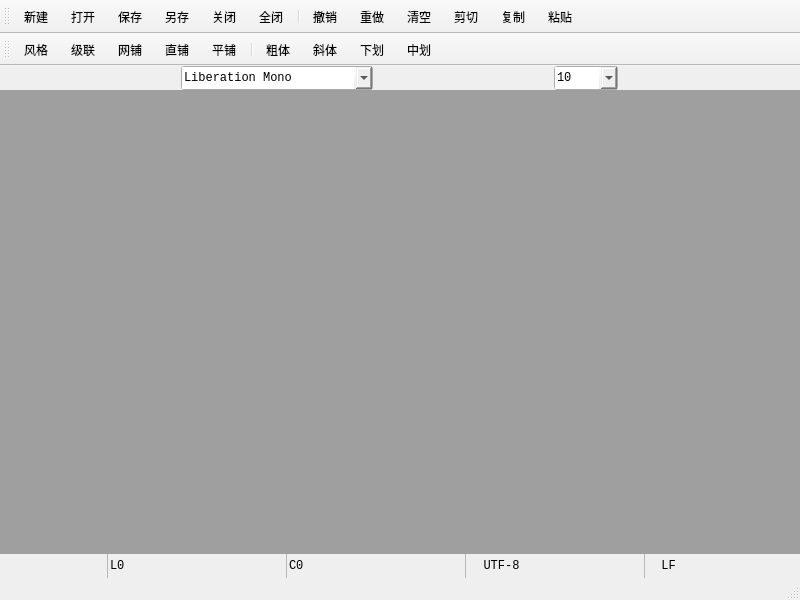
<?xml version="1.0" encoding="UTF-8"?>
<ui version="4.0">
 <class>Notebook</class>
 <widget class="QMainWindow" name="Notebook">
  <property name="geometry">
   <rect>
    <x>0</x>
    <y>0</y>
    <width>800</width>
    <height>600</height>
   </rect>
  </property>
  <property name="font">
   <font>
    <family>Consolas</family>
   </font>
  </property>
  <property name="windowTitle">
   <string>Notebook</string>
  </property>
  <property name="styleSheet">
   <string notr="true">font-family: Consolas, Courier New;</string>
  </property>
  <property name="toolButtonStyle">
   <enum>Qt::ToolButtonTextUnderIcon</enum>
  </property>
  <widget class="QWidget" name="centralwidget">
   <layout class="QVBoxLayout" name="verticalLayout_2">
    <property name="spacing">
     <number>0</number>
    </property>
    <property name="leftMargin">
     <number>0</number>
    </property>
    <property name="topMargin">
     <number>0</number>
    </property>
    <property name="rightMargin">
     <number>0</number>
    </property>
    <property name="bottomMargin">
     <number>0</number>
    </property>
    <item>
     <widget class="QGroupBox" name="GB_Font">
      <property name="styleSheet">
       <string notr="true">QGroupBox {
	border: 0px solid;
}</string>
      </property>
      <property name="title">
       <string/>
      </property>
      <layout class="QHBoxLayout" name="horizontalLayout_2">
       <property name="spacing">
        <number>0</number>
       </property>
       <property name="leftMargin">
        <number>0</number>
       </property>
       <property name="topMargin">
        <number>0</number>
       </property>
       <property name="rightMargin">
        <number>0</number>
       </property>
       <property name="bottomMargin">
        <number>0</number>
       </property>
       <item>
        <widget class="QFontComboBox" name="FCB_Font">
         <property name="sizePolicy">
          <sizepolicy hsizetype="Fixed" vsizetype="Fixed">
           <horstretch>0</horstretch>
           <verstretch>0</verstretch>
          </sizepolicy>
         </property>
         <property name="minimumSize">
          <size>
           <width>192</width>
           <height>24</height>
          </size>
         </property>
         <property name="maximumSize">
          <size>
           <width>192</width>
           <height>24</height>
          </size>
         </property>
         <property name="styleSheet">
          <string notr="true">QFontComboBox {
	padding-right: 2px;
}
QFontComboBox::Drop-Down {
    image: url(&quot;:/images/icons/expand_more.png&quot;);
	width: 12px;
	subcontrol-origin: margin;
}
QFontComboBox::Drop-Down:hover {
	background-color: #E3F2FD;
	border: 1px solid #2196F3;
}
QFontComboBox::Drop-Down:editable:on {
	background-color: #E3F2FD;
	border: 1px solid #2196F3;
}
</string>
         </property>
         <property name="maxVisibleItems">
          <number>20</number>
         </property>
         <property name="insertPolicy">
          <enum>QComboBox::NoInsert</enum>
         </property>
         <property name="sizeAdjustPolicy">
          <enum>QComboBox::AdjustToContents</enum>
         </property>
         <property name="minimumContentsLength">
          <number>0</number>
         </property>
         <property name="currentFont">
          <font>
           <family>Consolas</family>
           <pointsize>9</pointsize>
          </font>
         </property>
        </widget>
       </item>
       <item>
        <widget class="QComboBox" name="CB_Font_Size">
         <property name="sizePolicy">
          <sizepolicy hsizetype="Fixed" vsizetype="Fixed">
           <horstretch>0</horstretch>
           <verstretch>0</verstretch>
          </sizepolicy>
         </property>
         <property name="minimumSize">
          <size>
           <width>64</width>
           <height>24</height>
          </size>
         </property>
         <property name="maximumSize">
          <size>
           <width>64</width>
           <height>24</height>
          </size>
         </property>
         <property name="styleSheet">
          <string notr="true">QComboBox {
	padding-right: 2px;
}
QComboBox::Drop-Down {
    image: url(&quot;:/images/icons/expand_more.png&quot;);
	width: 12px;
	subcontrol-origin: margin;
}
QComboBox::Drop-Down:hover {
	background-color: #E3F2FD;
	border: 1px solid #2196F3;
}
QComboBox::Drop-Down:editable:on {
	background-color: #E3F2FD;
	border: 1px solid #2196F3;
}
</string>
         </property>
         <property name="editable">
          <bool>true</bool>
         </property>
         <property name="currentText">
          <string>10</string>
         </property>
         <property name="currentIndex">
          <number>3</number>
         </property>
         <property name="maxVisibleItems">
          <number>20</number>
         </property>
         <property name="insertPolicy">
          <enum>QComboBox::NoInsert</enum>
         </property>
         <property name="sizeAdjustPolicy">
          <enum>QComboBox::AdjustToContentsOnFirstShow</enum>
         </property>
         <property name="minimumContentsLength">
          <number>0</number>
         </property>
         <property name="iconSize">
          <size>
           <width>16</width>
           <height>16</height>
          </size>
         </property>
         <item>
          <property name="text">
           <string>8</string>
          </property>
         </item>
         <item>
          <property name="text">
           <string>9</string>
          </property>
         </item>
         <item>
          <property name="text">
           <string>9.5</string>
          </property>
         </item>
         <item>
          <property name="text">
           <string>10</string>
          </property>
         </item>
         <item>
          <property name="text">
           <string>10.5</string>
          </property>
         </item>
         <item>
          <property name="text">
           <string>11</string>
          </property>
         </item>
         <item>
          <property name="text">
           <string>12</string>
          </property>
         </item>
         <item>
          <property name="text">
           <string>13</string>
          </property>
         </item>
         <item>
          <property name="text">
           <string>14</string>
          </property>
         </item>
         <item>
          <property name="text">
           <string>15</string>
          </property>
         </item>
         <item>
          <property name="text">
           <string>16</string>
          </property>
         </item>
         <item>
          <property name="text">
           <string>18</string>
          </property>
         </item>
         <item>
          <property name="text">
           <string>20</string>
          </property>
         </item>
         <item>
          <property name="text">
           <string>22</string>
          </property>
         </item>
         <item>
          <property name="text">
           <string>24</string>
          </property>
         </item>
         <item>
          <property name="text">
           <string>32</string>
          </property>
         </item>
         <item>
          <property name="text">
           <string>40</string>
          </property>
         </item>
         <item>
          <property name="text">
           <string>48</string>
          </property>
         </item>
         <item>
          <property name="text">
           <string>56</string>
          </property>
         </item>
         <item>
          <property name="text">
           <string>64</string>
          </property>
         </item>
        </widget>
       </item>
      </layout>
     </widget>
    </item>
    <item>
     <widget class="QMdiArea" name="MA_Editor">
      <property name="sizePolicy">
       <sizepolicy hsizetype="Expanding" vsizetype="Expanding">
        <horstretch>0</horstretch>
        <verstretch>1</verstretch>
       </sizepolicy>
      </property>
      <property name="verticalScrollBarPolicy">
       <enum>Qt::ScrollBarAsNeeded</enum>
      </property>
      <property name="horizontalScrollBarPolicy">
       <enum>Qt::ScrollBarAsNeeded</enum>
      </property>
      <property name="sizeAdjustPolicy">
       <enum>QAbstractScrollArea::AdjustToContents</enum>
      </property>
      <property name="viewMode">
       <enum>QMdiArea::TabbedView</enum>
      </property>
      <property name="documentMode">
       <bool>true</bool>
      </property>
      <property name="tabsClosable">
       <bool>true</bool>
      </property>
      <property name="tabsMovable">
       <bool>true</bool>
      </property>
     </widget>
    </item>
    <item>
     <widget class="QGroupBox" name="GB_Status">
      <property name="sizePolicy">
       <sizepolicy hsizetype="Preferred" vsizetype="Expanding">
        <horstretch>0</horstretch>
        <verstretch>0</verstretch>
       </sizepolicy>
      </property>
      <property name="minimumSize">
       <size>
        <width>0</width>
        <height>24</height>
       </size>
      </property>
      <property name="styleSheet">
       <string notr="true">QGroupBox {
	background-color: rgba(127, 127, 127, 0.0);
	border: 0px solid;
}</string>
      </property>
      <property name="title">
       <string/>
      </property>
      <layout class="QHBoxLayout" name="horizontalLayout">
       <property name="spacing">
        <number>0</number>
       </property>
       <property name="leftMargin">
        <number>0</number>
       </property>
       <property name="topMargin">
        <number>0</number>
       </property>
       <property name="rightMargin">
        <number>0</number>
       </property>
       <property name="bottomMargin">
        <number>0</number>
       </property>
       <item>
        <widget class="SpinBox" name="SB_Line">
         <property name="sizePolicy">
          <sizepolicy hsizetype="Fixed" vsizetype="Expanding">
           <horstretch>0</horstretch>
           <verstretch>0</verstretch>
          </sizepolicy>
         </property>
         <property name="minimumSize">
          <size>
           <width>72</width>
           <height>0</height>
          </size>
         </property>
         <property name="maximumSize">
          <size>
           <width>72</width>
           <height>16777215</height>
          </size>
         </property>
         <property name="font">
          <font>
           <family>Consolas</family>
          </font>
         </property>
         <property name="styleSheet">
          <string notr="true">QSpinBox {
	background-color: rgba(127, 127, 127, 0.0);
	border: 0px solid;
	border-left: 1px solid rgba(127, 127, 127, 0.5);
}</string>
         </property>
         <property name="buttonSymbols">
          <enum>QAbstractSpinBox::NoButtons</enum>
         </property>
         <property name="prefix">
          <string>L</string>
         </property>
        </widget>
       </item>
       <item>
        <widget class="SpinBox" name="SB_Column">
         <property name="sizePolicy">
          <sizepolicy hsizetype="Fixed" vsizetype="Expanding">
           <horstretch>0</horstretch>
           <verstretch>0</verstretch>
          </sizepolicy>
         </property>
         <property name="minimumSize">
          <size>
           <width>72</width>
           <height>0</height>
          </size>
         </property>
         <property name="maximumSize">
          <size>
           <width>72</width>
           <height>16777215</height>
          </size>
         </property>
         <property name="font">
          <font>
           <family>Consolas</family>
          </font>
         </property>
         <property name="styleSheet">
          <string notr="true">QSpinBox {
	background-color: rgba(127, 127, 127, 0.0);
	border: 0px solid;
	border-left: 1px solid rgba(127, 127, 127, 0.5);
}</string>
         </property>
         <property name="buttonSymbols">
          <enum>QAbstractSpinBox::NoButtons</enum>
         </property>
         <property name="showGroupSeparator" stdset="0">
          <bool>false</bool>
         </property>
         <property name="prefix">
          <string>C</string>
         </property>
        </widget>
       </item>
       <item>
        <widget class="QPushButton" name="PB_Encode">
         <property name="sizePolicy">
          <sizepolicy hsizetype="Fixed" vsizetype="Expanding">
           <horstretch>0</horstretch>
           <verstretch>0</verstretch>
          </sizepolicy>
         </property>
         <property name="minimumSize">
          <size>
           <width>72</width>
           <height>0</height>
          </size>
         </property>
         <property name="maximumSize">
          <size>
           <width>72</width>
           <height>16777215</height>
          </size>
         </property>
         <property name="styleSheet">
          <string notr="true">QPushButton {
	background-color: rgba(127, 127, 127, 0.0);
	border: 0px solid;
	border-left: 1px solid rgba(127, 127, 127, 0.5);
	text-align: center;
}</string>
         </property>
         <property name="text">
          <string>UTF-8</string>
         </property>
        </widget>
       </item>
       <item>
        <widget class="QPushButton" name="PB_Ending">
         <property name="sizePolicy">
          <sizepolicy hsizetype="Fixed" vsizetype="Expanding">
           <horstretch>0</horstretch>
           <verstretch>0</verstretch>
          </sizepolicy>
         </property>
         <property name="minimumSize">
          <size>
           <width>48</width>
           <height>0</height>
          </size>
         </property>
         <property name="maximumSize">
          <size>
           <width>48</width>
           <height>16777215</height>
          </size>
         </property>
         <property name="styleSheet">
          <string notr="true">QPushButton {
	background-color: rgba(127, 127, 127, 0.0);
	border: 0px solid;
	border-left: 1px solid rgba(127, 127, 127, 0.5);
	text-align: center;
}</string>
         </property>
         <property name="text">
          <string>LF</string>
         </property>
        </widget>
       </item>
      </layout>
     </widget>
    </item>
   </layout>
  </widget>
  <widget class="QMenuBar" name="MB_Menu">
   <property name="geometry">
    <rect>
     <x>0</x>
     <y>0</y>
     <width>800</width>
     <height>24</height>
    </rect>
   </property>
  </widget>
  <widget class="QStatusBar" name="SB_Status"/>
  <widget class="QToolBar" name="TB_Major">
   <property name="sizePolicy">
    <sizepolicy hsizetype="Fixed" vsizetype="Fixed">
     <horstretch>0</horstretch>
     <verstretch>0</verstretch>
    </sizepolicy>
   </property>
   <property name="windowTitle">
    <string>toolBar</string>
   </property>
   <property name="iconSize">
    <size>
     <width>20</width>
     <height>20</height>
    </size>
   </property>
   <property name="toolButtonStyle">
    <enum>Qt::ToolButtonTextUnderIcon</enum>
   </property>
   <attribute name="toolBarArea">
    <enum>TopToolBarArea</enum>
   </attribute>
   <attribute name="toolBarBreak">
    <bool>false</bool>
   </attribute>
   <addaction name="A_New"/>
   <addaction name="A_Open"/>
   <addaction name="A_Save"/>
   <addaction name="A_Save_As"/>
   <addaction name="A_Close"/>
   <addaction name="A_Close_All"/>
   <addaction name="separator"/>
   <addaction name="A_Undo"/>
   <addaction name="A_Redo"/>
   <addaction name="A_Clear"/>
   <addaction name="A_Cut"/>
   <addaction name="A_Copy"/>
   <addaction name="A_Paste"/>
  </widget>
  <widget class="QToolBar" name="TB_Minor">
   <property name="sizePolicy">
    <sizepolicy hsizetype="Fixed" vsizetype="Fixed">
     <horstretch>0</horstretch>
     <verstretch>0</verstretch>
    </sizepolicy>
   </property>
   <property name="windowTitle">
    <string>toolBar_2</string>
   </property>
   <property name="iconSize">
    <size>
     <width>20</width>
     <height>20</height>
    </size>
   </property>
   <attribute name="toolBarArea">
    <enum>TopToolBarArea</enum>
   </attribute>
   <attribute name="toolBarBreak">
    <bool>true</bool>
   </attribute>
   <addaction name="A_Scheme"/>
   <addaction name="A_Cascade"/>
   <addaction name="A_Tile_Grid"/>
   <addaction name="A_Tile_Vertically"/>
   <addaction name="A_Tile_Horizontally"/>
   <addaction name="separator"/>
   <addaction name="A_Bold"/>
   <addaction name="A_Italic"/>
   <addaction name="A_Underline"/>
   <addaction name="A_Strikeout"/>
  </widget>
  <action name="A_New">
   <property name="icon">
    <iconset>
     <normaloff>:/images/icons/note_add.png</normaloff>:/images/icons/note_add.png</iconset>
   </property>
   <property name="text">
    <string>新建</string>
   </property>
   <property name="font">
    <font>
     <family>Consolas</family>
    </font>
   </property>
  </action>
  <action name="A_Open">
   <property name="icon">
    <iconset>
     <normaloff>:/images/icons/file_open.png</normaloff>:/images/icons/file_open.png</iconset>
   </property>
   <property name="text">
    <string>打开</string>
   </property>
  </action>
  <action name="A_Clear">
   <property name="icon">
    <iconset>
     <normaloff>:/images/icons/clear_all.png</normaloff>:/images/icons/clear_all.png</iconset>
   </property>
   <property name="text">
    <string>清空</string>
   </property>
  </action>
  <action name="A_Cut">
   <property name="icon">
    <iconset>
     <normaloff>:/images/icons/content_cut.png</normaloff>:/images/icons/content_cut.png</iconset>
   </property>
   <property name="text">
    <string>剪切</string>
   </property>
  </action>
  <action name="A_Copy">
   <property name="icon">
    <iconset>
     <normaloff>:/images/icons/content_copy.png</normaloff>:/images/icons/content_copy.png</iconset>
   </property>
   <property name="text">
    <string>复制</string>
   </property>
  </action>
  <action name="A_Paste">
   <property name="icon">
    <iconset>
     <normaloff>:/images/icons/content_paste.png</normaloff>:/images/icons/content_paste.png</iconset>
   </property>
   <property name="text">
    <string>粘贴</string>
   </property>
  </action>
  <action name="A_Bold">
   <property name="checkable">
    <bool>true</bool>
   </property>
   <property name="icon">
    <iconset>
     <normaloff>:/images/icons/format_bold.png</normaloff>:/images/icons/format_bold.png</iconset>
   </property>
   <property name="text">
    <string>粗体</string>
   </property>
  </action>
  <action name="A_Italic">
   <property name="checkable">
    <bool>true</bool>
   </property>
   <property name="icon">
    <iconset>
     <normaloff>:/images/icons/format_italic.png</normaloff>:/images/icons/format_italic.png</iconset>
   </property>
   <property name="text">
    <string>斜体</string>
   </property>
  </action>
  <action name="A_Underline">
   <property name="checkable">
    <bool>true</bool>
   </property>
   <property name="icon">
    <iconset>
     <normaloff>:/images/icons/format_underlined.png</normaloff>:/images/icons/format_underlined.png</iconset>
   </property>
   <property name="text">
    <string>下划</string>
   </property>
   <property name="toolTip">
    <string>下划</string>
   </property>
  </action>
  <action name="A_Close">
   <property name="icon">
    <iconset>
     <normaloff>:/images/icons/close.png</normaloff>:/images/icons/close.png</iconset>
   </property>
   <property name="text">
    <string>关闭</string>
   </property>
  </action>
  <action name="A_Save">
   <property name="icon">
    <iconset>
     <normaloff>:/images/icons/save.png</normaloff>:/images/icons/save.png</iconset>
   </property>
   <property name="text">
    <string>保存</string>
   </property>
  </action>
  <action name="A_Save_As">
   <property name="icon">
    <iconset>
     <normaloff>:/images/icons/save.png</normaloff>:/images/icons/save.png</iconset>
   </property>
   <property name="text">
    <string>另存</string>
   </property>
  </action>
  <action name="A_Undo">
   <property name="icon">
    <iconset>
     <normaloff>:/images/icons/undo.png</normaloff>:/images/icons/undo.png</iconset>
   </property>
   <property name="text">
    <string>撤销</string>
   </property>
  </action>
  <action name="A_Redo">
   <property name="icon">
    <iconset>
     <normaloff>:/images/icons/redo.png</normaloff>:/images/icons/redo.png</iconset>
   </property>
   <property name="text">
    <string>重做</string>
   </property>
  </action>
  <action name="A_Strikeout">
   <property name="checkable">
    <bool>true</bool>
   </property>
   <property name="icon">
    <iconset>
     <normaloff>:/images/icons/format_strikethrough.png</normaloff>:/images/icons/format_strikethrough.png</iconset>
   </property>
   <property name="text">
    <string>中划</string>
   </property>
   <property name="toolTip">
    <string>中划</string>
   </property>
  </action>
  <action name="A_Scheme">
   <property name="checkable">
    <bool>true</bool>
   </property>
   <property name="icon">
    <iconset>
     <normaloff>:/images/icons/palette.png</normaloff>:/images/icons/palette.png</iconset>
   </property>
   <property name="text">
    <string>风格</string>
   </property>
  </action>
  <action name="A_Cascade">
   <property name="checkable">
    <bool>true</bool>
   </property>
   <property name="icon">
    <iconset>
     <normaloff>:/images/icons/table_view.png</normaloff>:/images/icons/table_view.png</iconset>
   </property>
   <property name="text">
    <string>级联</string>
   </property>
  </action>
  <action name="A_Tile_Grid">
   <property name="checkable">
    <bool>true</bool>
   </property>
   <property name="icon">
    <iconset>
     <normaloff>:/images/icons/grid_view.png</normaloff>:/images/icons/grid_view.png</iconset>
   </property>
   <property name="text">
    <string>网铺</string>
   </property>
   <property name="toolTip">
    <string>网铺</string>
   </property>
  </action>
  <action name="A_Close_All">
   <property name="icon">
    <iconset>
     <normaloff>:/images/icons/disabled_by_default.png</normaloff>:/images/icons/disabled_by_default.png</iconset>
   </property>
   <property name="text">
    <string>全闭</string>
   </property>
  </action>
  <action name="A_Tile_Horizontally">
   <property name="icon">
    <iconset>
     <normaloff>:/images/icons/splitscreen_Horizontally.png</normaloff>:/images/icons/splitscreen_Horizontally.png</iconset>
   </property>
   <property name="text">
    <string>平铺</string>
   </property>
   <property name="toolTip">
    <string>平铺</string>
   </property>
  </action>
  <action name="A_Tile_Vertically">
   <property name="icon">
    <iconset>
     <normaloff>:/images/icons/splitscreen.png</normaloff>:/images/icons/splitscreen.png</iconset>
   </property>
   <property name="text">
    <string>直铺</string>
   </property>
   <property name="toolTip">
    <string>直铺</string>
   </property>
  </action>
 </widget>
 <customwidgets>
  <customwidget>
   <class>SpinBox</class>
   <extends>QSpinBox</extends>
   <header>Custom.h</header>
  </customwidget>
 </customwidgets>
 <resources/>
 <connections/>
</ui>
